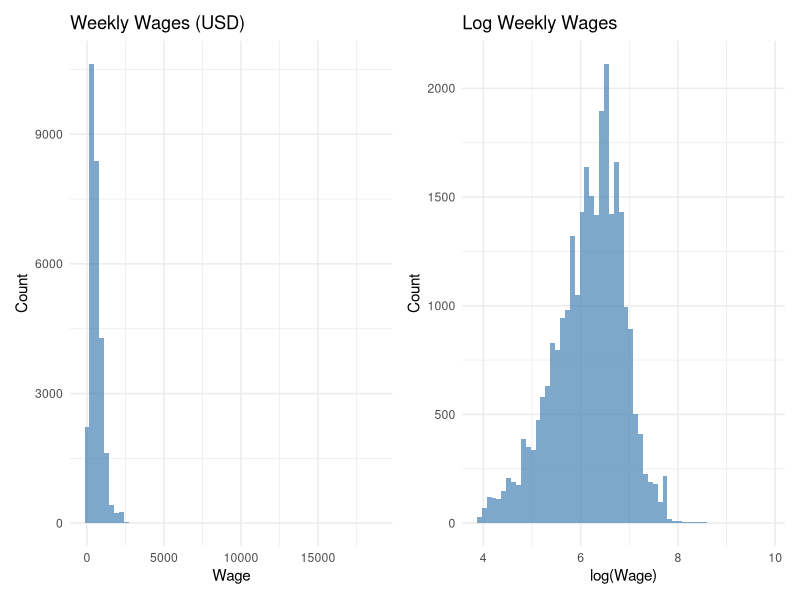
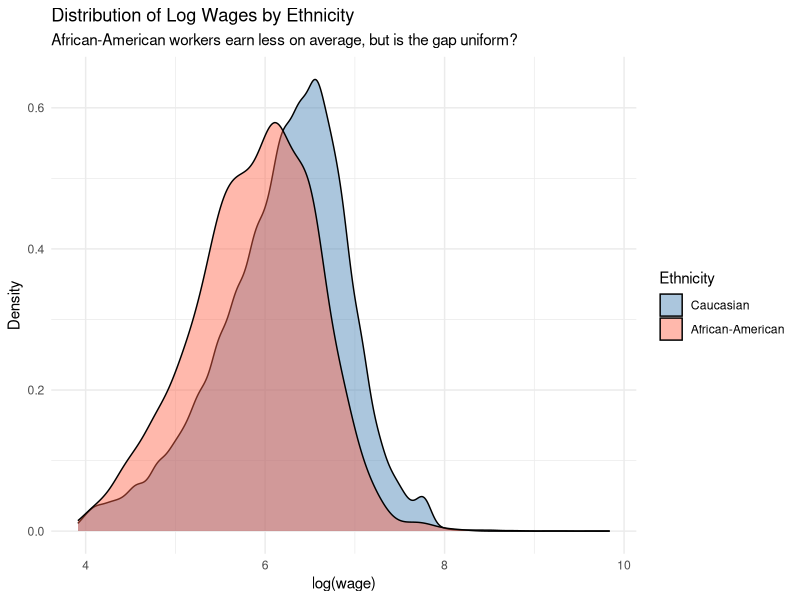
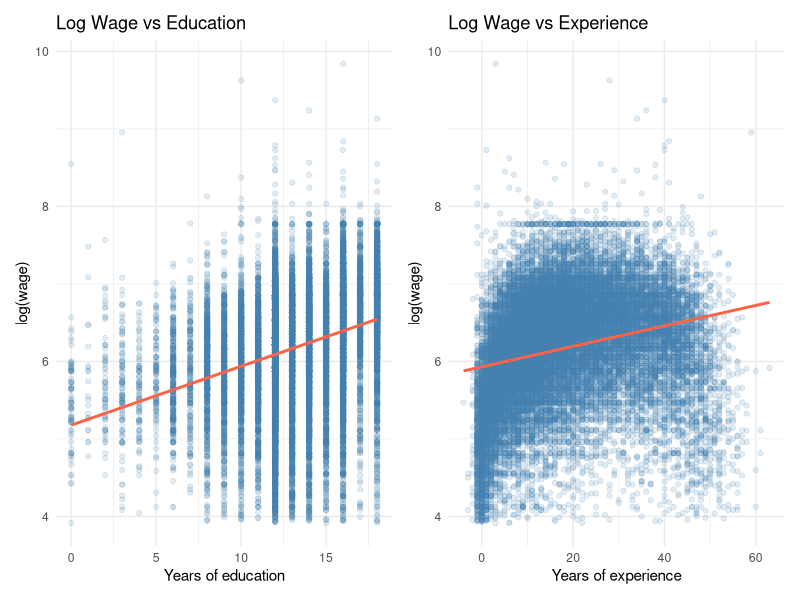
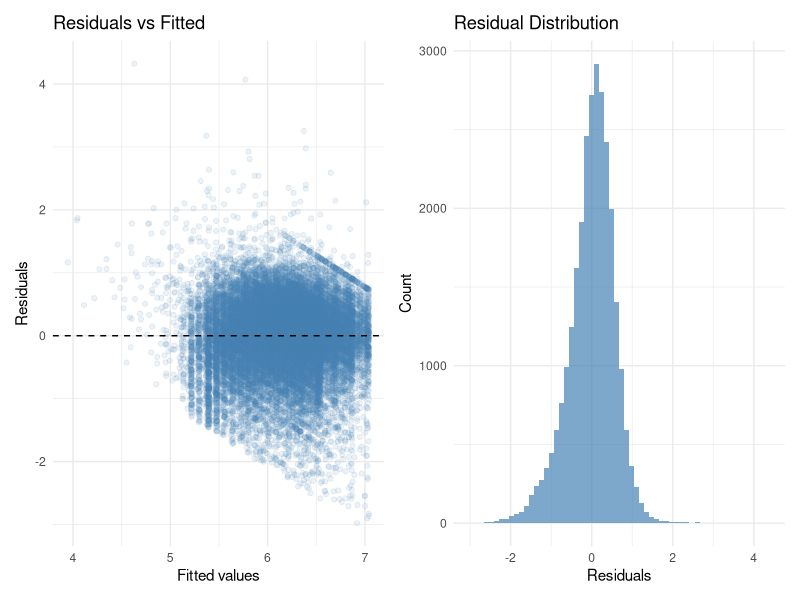
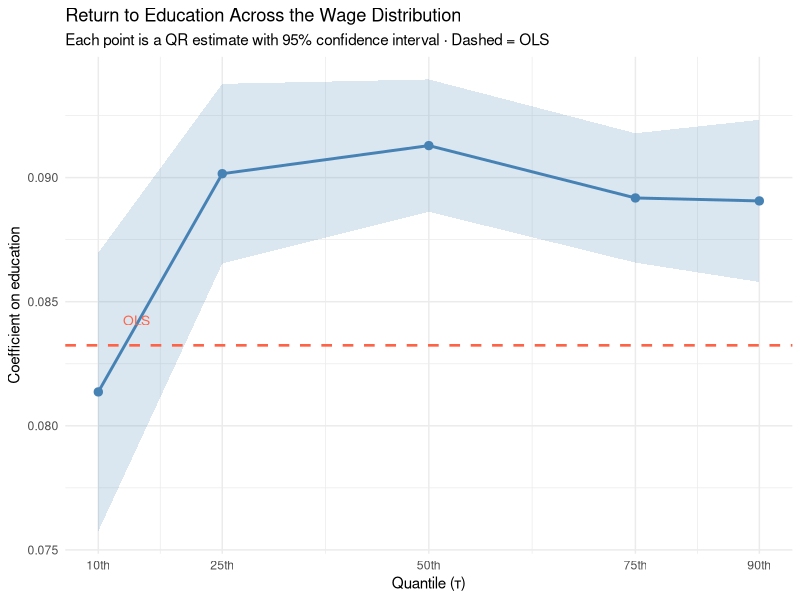
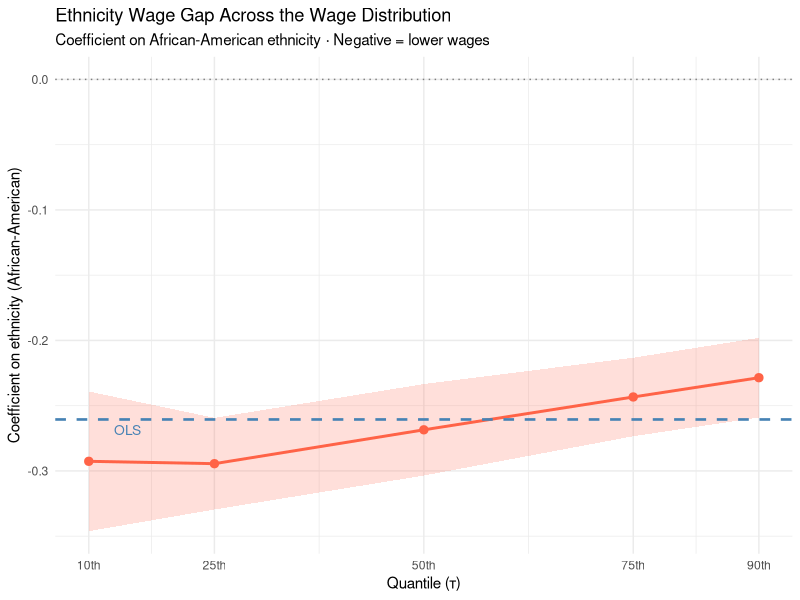
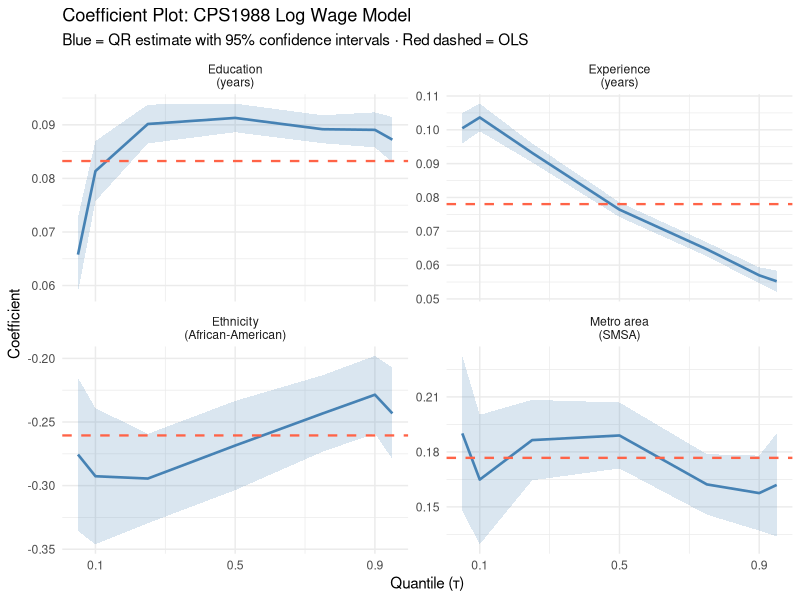
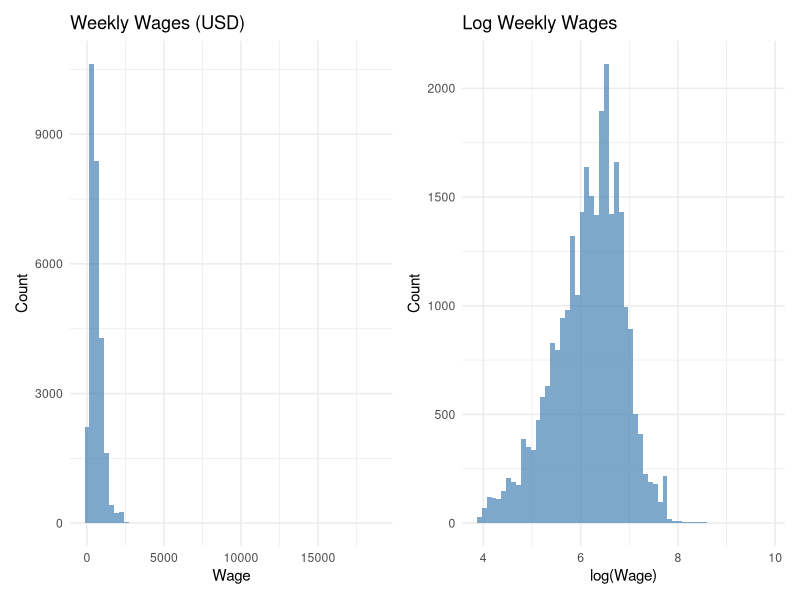

The R source for these figures, in order:
## ---- chunk 1
#| include: false

library(tidyverse)
library(quantreg)
library(AER)
library(patchwork)

theme_set(theme_minimal())

set.seed(4821)
## ---- chunk 2
library(AER)
data(CPS1988)

glimpse(CPS1988)
## ---- chunk 3
# Check for missing values
CPS1988 |>
  summarise(across(everything(), \(x) sum(is.na(x)))) |>
  pivot_longer(everything(), names_to = "variable", values_to = "n_missing")
## ---- chunk 4
CPS1988 |>
  summarise(
    n          = n(),
    wage_mean  = round(mean(wage), 1),
    wage_med   = round(median(wage), 1),
    educ_mean  = round(mean(education), 1),
    exp_mean   = round(mean(experience), 1),
    pct_afam   = round(mean(ethnicity == "afam") * 100, 1),
    pct_smsa   = round(mean(smsa == "yes") * 100, 1)
  )
## ---- chunk 5
#| fig-width: 9
#| fig-height: 4

p_raw <- ggplot(CPS1988, aes(x = wage)) +
  geom_histogram(bins = 60, fill = "steelblue", alpha = 0.7) +
  labs(title = "Weekly Wages (USD)", x = "Wage", y = "Count")

p_log <- ggplot(CPS1988, aes(x = log(wage))) +
  geom_histogram(bins = 60, fill = "steelblue", alpha = 0.7) +
  labs(title = "Log Weekly Wages", x = "log(Wage)", y = "Count")

p_histograms <- p_raw + p_log
p_histograms

ggsave(
  "figures/wage_histograms.png",
  p_histograms,
  width = 9,
  height = 4,
  dpi = 300
)
## ---- chunk 6
c(
  mean_wage   = round(mean(CPS1988$wage), 1),
  median_wage = round(median(CPS1988$wage), 1),
  ratio       = round(mean(CPS1988$wage) / median(CPS1988$wage), 2)
)
## ---- chunk 7
#| fig-width: 8
#| fig-height: 4

p_ethnicity <- ggplot(CPS1988, aes(x = log(wage), fill = ethnicity)) +
  geom_density(alpha = 0.45) +
  scale_fill_manual(
    values = c("cauc" = "steelblue", "afam" = "tomato"),
    labels = c("Caucasian", "African-American"),
    name   = "Ethnicity"
  ) +
  labs(
    title    = "Distribution of Log Wages by Ethnicity",
    subtitle = "African-American workers earn less on average, but is the gap uniform?",
    x        = "log(wage)",
    y        = "Density"
  )

p_ethnicity

ggsave(
  "figures/wage_ethnicity_density.png",
  p_ethnicity,
  width = 8,
  height = 4,
  dpi = 300
)
## ---- chunk 8
#| fig-width: 9
#| fig-height: 4

p_educ <- ggplot(CPS1988, aes(x = education, y = log(wage))) +
  geom_point(alpha = 0.15, colour = "steelblue") +
  geom_smooth(method = "lm", colour = "tomato", linewidth = 1, se = FALSE) +
  labs(title = "Log Wage vs Education", x = "Years of education", y = "log(wage)")

p_exp <- ggplot(CPS1988, aes(x = experience, y = log(wage))) +
  geom_point(alpha = 0.15, colour = "steelblue") +
  geom_smooth(method = "lm", colour = "tomato", linewidth = 1, se = FALSE) +
  labs(title = "Log Wage vs Experience", x = "Years of experience", y = "log(wage)")

p_scatter <- p_educ + p_exp
p_scatter

ggsave(
  "figures/wage_scatterplots.png",
  p_scatter,
  width = 9,
  height = 4,
  dpi = 300
)
## ---- chunk 9
formula_wages <- log(wage) ~ education + experience + I(experience^2) + 
                              ethnicity + smsa

ols_fit <- lm(formula_wages, data = CPS1988)
summary(ols_fit)
## ---- chunk 10
broom::tidy(ols_fit, conf.int = TRUE) |>
  filter(term != "(Intercept)") |>
  mutate(across(where(is.numeric), \(x) round(x, 4))) |>
  select(term, estimate, std.error, conf.low, conf.high, p.value)
## ---- chunk 11
#| fig-width: 9
#| fig-height: 4

p_res1 <- ggplot(mapping = aes(x = fitted(ols_fit), y = residuals(ols_fit))) +
  geom_point(alpha = 0.10, colour = "steelblue") +
  geom_hline(yintercept = 0, linetype = "dashed") +
  labs(title = "Residuals vs Fitted", x = "Fitted values", y = "Residuals")

p_res2 <- ggplot(mapping = aes(x = residuals(ols_fit))) +
  geom_histogram(bins = 60, fill = "steelblue", alpha = 0.7) +
  labs(title = "Residual Distribution", x = "Residuals", y = "Count")

p_residuals <- p_res1 + p_res2
p_residuals

ggsave(
  "figures/ols_residual_diagnostics.png",
  p_residuals,
  width = 9,
  height = 4,
  dpi = 300
)
## ---- chunk 12
fit_median <- rq(formula_wages, data = CPS1988, tau = 0.5)
summary(fit_median, se = "nid")
# Alternative:
# summary(fit_median, se = "boot", R = 50)    # workshop experimentation
# summary(fit_median, se = "boot", R = 1000)  # publication-quality inference
## ---- chunk 13
tibble(
  Term = names(coef(ols_fit))[-1],
  OLS = round(coef(ols_fit)[-1], 4),
  `QR τ=0.5` = round(coef(fit_median)[-1], 4),
  Difference = round(coef(fit_median)[-1] - coef(ols_fit)[-1], 4)
)
## ---- chunk 14
taus <- c(0.10, 0.25, 0.50, 0.75, 0.90)

fit_multi <- rq(formula_wages, data = CPS1988, tau = taus)
## ---- chunk 15
# Extract coefficients for each tau
coef_table <- coef(fit_multi) |>
  as_tibble(rownames = "term") |>
  rename_with(\(x) paste0("τ = ", x), -term)

coef_table |>
  filter(term != "(Intercept)") |>
  mutate(across(where(is.numeric), \(x) round(x, 4)))
## ---- chunk 16
#| fig-width: 7
#| fig-height: 4

ols_edu <- coef(ols_fit)["education"]

edu_df <- map_dfr(taus, \(t) {
  fit <- rq(formula_wages, data = CPS1988, tau = t)
  s <- summary(fit, se = "nid")
  # Alternative:
  # s <- summary(fit, se = "boot", R = 50)    # workshop experimentation
  # s <- summary(fit, se = "boot", R = 1000)  # publication-quality inference
  cm  <- s$coefficients
  tibble(
    tau   = t,
    est   = cm["education", "Value"],
    lower = cm["education", "Value"] - 1.96 * cm["education", "Std. Error"],
    upper = cm["education", "Value"] + 1.96 * cm["education", "Std. Error"]
  )
})

p_education_ci <- ggplot(edu_df, aes(x = tau, y = est)) +
  geom_ribbon(aes(ymin = lower, ymax = upper), alpha = 0.20, fill = "steelblue") +
  geom_line(colour = "steelblue", linewidth = 1) +
  geom_point(colour = "steelblue", size = 2.5) +
  geom_hline(yintercept = ols_edu, linetype = "dashed",
             colour = "tomato", linewidth = 0.9) +
  annotate("text", x = 0.13, y = ols_edu + 0.001,
           label = "OLS", colour = "tomato", size = 3.5, hjust = 0) +
  scale_x_continuous(breaks = taus, labels = paste0(taus * 100, "th")) +
  labs(
    title    = "Return to Education Across the Wage Distribution",
    subtitle = "Each point is a QR estimate with 95% confidence interval · Dashed = OLS",
    x        = "Quantile (τ)",
    y        = "Coefficient on education"
  )

p_education_ci

ggsave(
  "figures/education_return_ci.png",
  p_education_ci,
  width = 7,
  height = 4,
  dpi = 300
)
## ---- chunk 17
#| fig-width: 7
#| fig-height: 4

ols_afam <- coef(ols_fit)["ethnicityafam"]

afam_df <- map_dfr(taus, \(t) {
  fit <- rq(formula_wages, data = CPS1988, tau = t)
  s <- summary(fit, se = "nid")
  # Alternative:
  # s <- summary(fit, se = "boot", R = 50)    # workshop experimentation
  # s <- summary(fit, se = "boot", R = 1000)  # publication-quality inference
  cm  <- s$coefficients
  tibble(
    tau   = t,
    est   = cm["ethnicityafam", "Value"],
    lower = cm["ethnicityafam", "Value"] - 1.96 * cm["ethnicityafam", "Std. Error"],
    upper = cm["ethnicityafam", "Value"] + 1.96 * cm["ethnicityafam", "Std. Error"]
  )
})

p_ethnicity_gap <- ggplot(afam_df, aes(x = tau, y = est)) +
  geom_ribbon(aes(ymin = lower, ymax = upper), alpha = 0.20, fill = "tomato") +
  geom_line(colour = "tomato", linewidth = 1) +
  geom_point(colour = "tomato", size = 2.5) +
  geom_hline(yintercept = ols_afam, linetype = "dashed",
             colour = "steelblue", linewidth = 0.9) +
  geom_hline(yintercept = 0, linetype = "dotted", colour = "grey50") +
  annotate("text", x = 0.13, y = ols_afam - 0.008,
           label = "OLS", colour = "steelblue", size = 3.5, hjust = 0) +
  scale_x_continuous(breaks = taus, labels = paste0(taus * 100, "th")) +
  labs(
    title    = "Ethnicity Wage Gap Across the Wage Distribution",
    subtitle = "Coefficient on African-American ethnicity · Negative = lower wages",
    x        = "Quantile (τ)",
    y        = "Coefficient on ethnicity (African-American)"
  )

p_ethnicity_gap

ggsave(
  "figures/ethnicity_wage_gap.png",
  p_ethnicity_gap,
  width = 7,
  height = 4,
  dpi = 300
)
## ---- chunk 18
#| fig-width: 9
#| fig-height: 7

taus_fine <- c(0.05, 0.10, 0.25, 0.50, 0.75, 0.90, 0.95)

coef_fine <- map_dfr(taus_fine, \(t) {
  fit <- rq(formula_wages, data = CPS1988, tau = t)
  s <- summary(fit, se = "nid") # fast; suitable for teaching materials and visualisation
  # Alternative:
  # s <- summary(fit, se = "boot", R = 50)   # workshop experimentation
  # s <- summary(fit, se = "boot", R = 500)  # more stable bootstrap inference
  cm  <- s$coefficients
  tibble(
    tau  = t,
    term = rownames(cm),
    est  = cm[, "Value"],
    se   = cm[, "Std. Error"]
  )
}) |>
  mutate(lower = est - 1.96 * se,
         upper = est + 1.96 * se)

terms_show <- c("education", "experience", "ethnicityafam", "smsayes")
term_labels <- c(
  "education"     = "Education\n(years)",
  "experience"    = "Experience\n(years)",
  "ethnicityafam" = "Ethnicity\n(African-American)",
  "smsayes"       = "Metro area\n(SMSA)"
)

ols_ref <- tibble(
  term = terms_show,
  ols  = coef(ols_fit)[terms_show]
)

p_coefplot <- coef_fine |>
  filter(term %in% terms_show) |>
  mutate(term = factor(term, levels = terms_show,
                       labels = term_labels[terms_show])) |>
  left_join(
    ols_ref |>
      mutate(term = factor(term, levels = terms_show,
                           labels = term_labels[terms_show])),
    by = "term"
  ) |>
  ggplot(aes(x = tau, y = est)) +
  geom_ribbon(aes(ymin = lower, ymax = upper), alpha = 0.20, fill = "steelblue") +
  geom_line(colour = "steelblue", linewidth = 0.9) +
  geom_hline(aes(yintercept = ols), linetype = "dashed",
             colour = "tomato", linewidth = 0.8) +
  facet_wrap(~term, scales = "free_y") +
  scale_x_continuous(breaks = c(0.10, 0.50, 0.90)) +
  labs(
    title = "Coefficient Plot: CPS1988 Log Wage Model",
    subtitle = "Blue = QR estimate with 95% confidence intervals · Red dashed = OLS",
    x        = "Quantile (τ)",
    y        = "Coefficient"
  )

p_coefplot

ggsave(
  "figures/coefficient_process_plot.png",
  p_coefplot,
  width = 9,
  height = 7,
  dpi = 300
)
